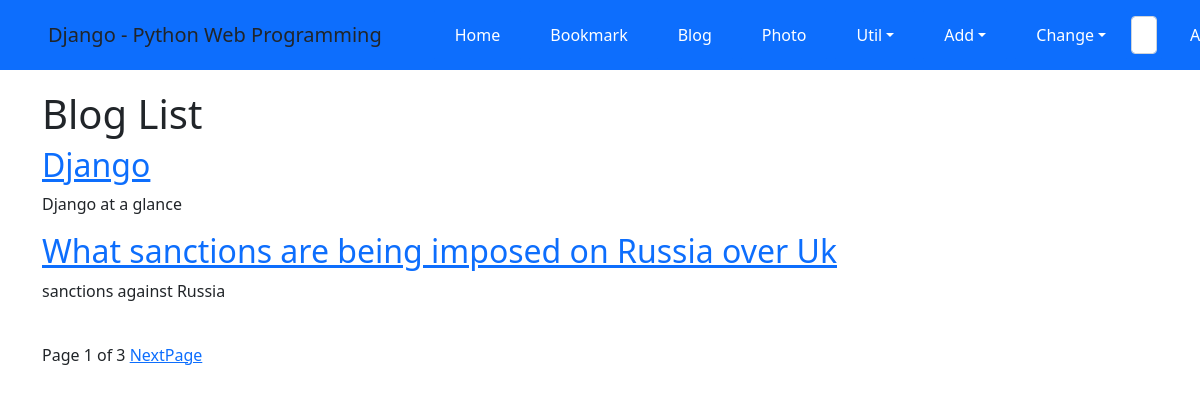
Screenshot of /blog/ with the database file from the repository.
### blog/models.py (models this page shows, shortened)
class Post(models.Model):
    title = models.CharField(verbose_name='TITLE', max_length=50)
    slug = models.SlugField('SLUG', unique=True, allow_unicode=True, help_text='one word for title alais.')
    description = models.CharField('DESCRIPTION', max_length=100, blank=True, help_text='simple description text.')
    content = models.TextField('CONTENT')
    create_dt = models.DateTimeField('CREATE DATE', auto_now_add=True)
    modify_dt = models.DateTimeField('MODIFY DATE', auto_now=True)
    tags = TaggableManager(blank=True)
    owner = models.ForeignKey(User, on_delete = models.CASCADE, verbose_name= 'OWNER', blank=True, null=True)
    class Meta:
        verbose_name = 'post'
        verbose_name_plural = 'posts'
        db_table = 'blog_posts'
        ordering = ('-modify_dt',)
    def get_absolute_url(self): # 이 메소드가 정의된 객체를 지칭하는 URL 반환.
        return reverse('blog:post_detail', args=(self.slug,))

### blog/views.py (the view)
# urls.py: path('', views.PostLV.as_view(), name='index'),
class PostLV(ListView):
    model = Post # PostLV 클래스의 대상 테이블은 Post 테이블이다.
    template_name = 'blog/post_all.html' # 템플릿 파일 지정. 지정하지 않으면 파일명은 'blog/post_list.html'이 된다.
    context_object_name = 'posts' # 템플릿 파일로 넘겨주는 객체 리스트에 대한 컨텍스트 변수명 지정.
    paginate_by = 2 # 한 페이지에 보여주는 객체 리스트의 숫자. 페이징 기능이 활성화되면 하단에 페이지 이동 버튼을 만들 수 있다.

### blog/templates/blog/post_all.html (shortened to what this page needs)
{% extends "base.html" %}
{% block content %}
<div id="content">
<h1>Blog List</h1>
{% for post in posts %}
    <h2><a href='{{ post.get_absolute_url }}'>{{ post.title }}</a></h2>
    <p>{{ post.description }}</p>
{% endfor %}
<br/>
<div>
    <span>
        Page {{ page_obj.number }} of {{ page_obj.paginator.num_pages }}
        {% if page_obj.has_next %}
            <a href="?page={{ page_obj.next_page_number }}">NextPage</a>
        {% endif %}
    </span>
</div>
</div>
{% endblock %}

### rows the page displays
Post: title "Django", description "Django at a glance"
Post: title "What sanctions are being imposed on Russia over Uk", description "sanctions against Russia"

### other values shown
{{ page_obj.number }} "1"
{{ page_obj.paginator.num_pages }} "3"
